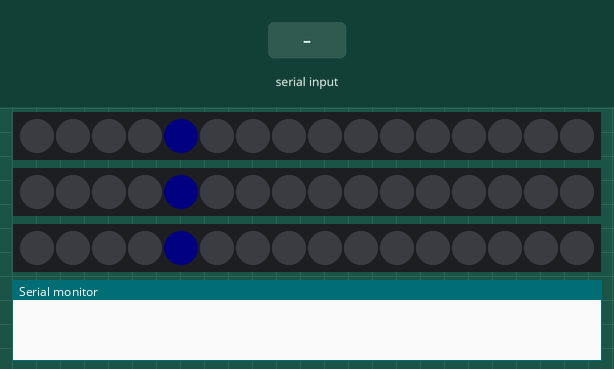
This sketch was run on a simulated Arduino Uno, built with avr-gcc and run on an emulated ATmega328P. On the bench: 3 × 16 RGB LEDs in strip order, left to right, the last lines printed to the serial monitor. The test bench sets the inputs (shaded band). Dim RGB values are drawn brighter than linear.

Above: at 1.2 s.
1.3 s: byte 109 ('m') received over Serial
At 1.47 s:
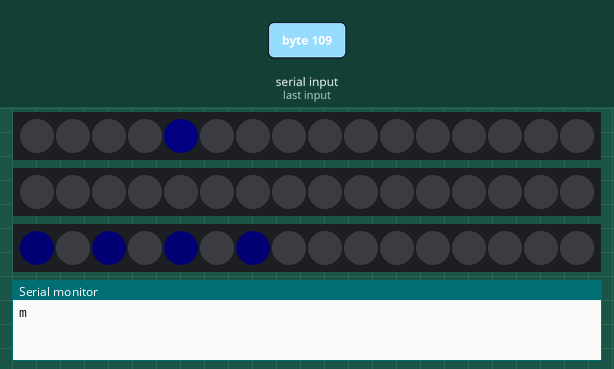
3.7 s: "b" received over Serial
At 4.8 s:
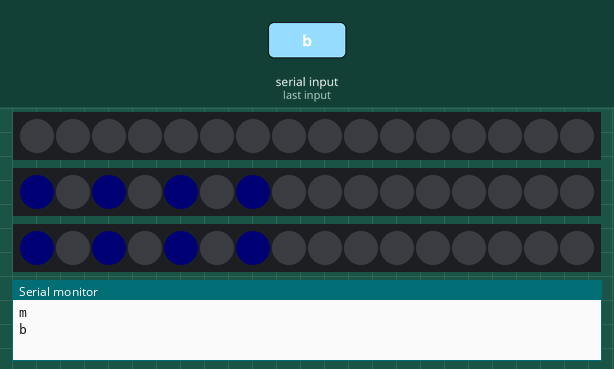
5.3 s: byte 108 ('l') received over Serial
At 5.72 s:
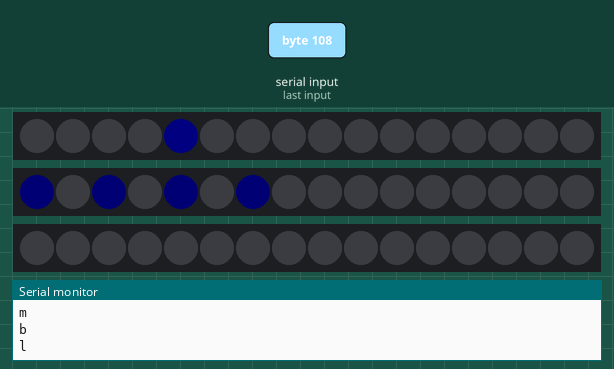
7.9 s: byte 107 ('k') received over Serial
At 8.79 s:
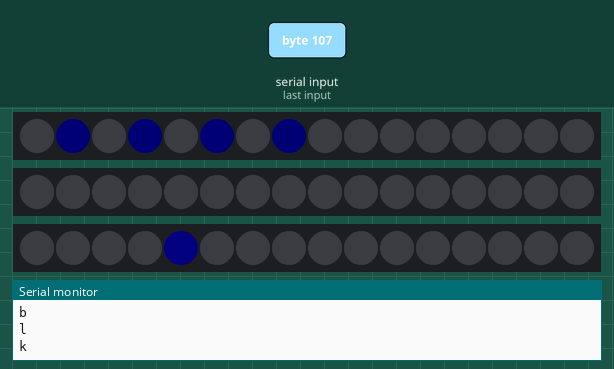
10.9 s: "h" received over Serial
At 11.6 s:
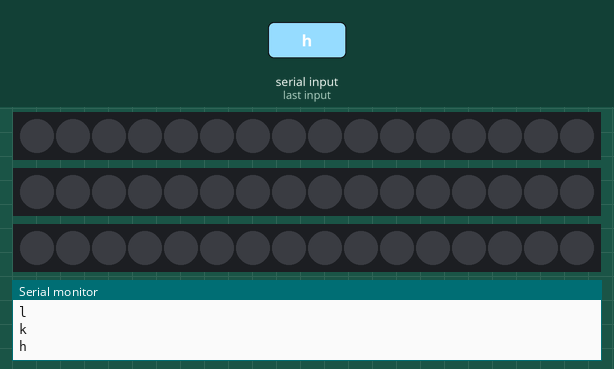
12.4 s: byte 110 ('n') received over Serial
At 14.11 s:
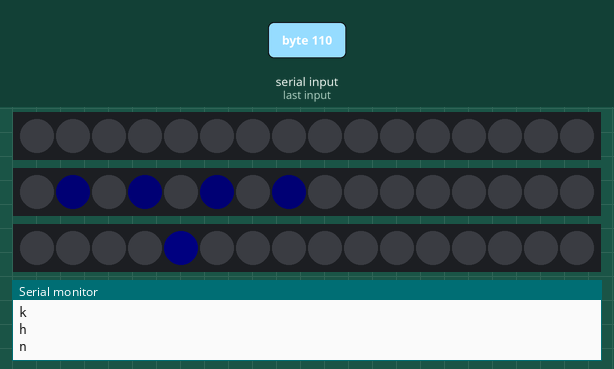

Measured:
- after the input at 1.3 s, the LEDs: change at once (image 1)
- after the input at 3.7 s, the LEDs: first change at once (image 2 shows a later state)
- after the input at 5.3 s, the LEDs: change after 0.28 s (image 3)
- after the input at 7.9 s, the LEDs: change after 0.12 s (image 4)
- after the input at 10.9 s, the LEDs: change at once (image 5)
- after the input at 12.4 s, the LEDs: first change at once (image 6 shows a later state)

The sketch:

Av_maze_ardnano.ino
```cpp
#include <Adafruit_NeoPixel.h>
#ifdef __AVR__
  #include <avr/power.h>
#endif
#define PIN1       3
#define PIN2       5
#define PIN3       6
#define NUMPIXELS  16
Adafruit_NeoPixel pixels1(NUMPIXELS, PIN1, NEO_GRB + NEO_KHZ800);
Adafruit_NeoPixel pixels2(NUMPIXELS, PIN2, NEO_GRB + NEO_KHZ800);
Adafruit_NeoPixel pixels3(NUMPIXELS, PIN3, NEO_GRB + NEO_KHZ800);

#define DELAYVAL 100

char receivedChar;
boolean newData=false;

int water;
int food;
int social;
unsigned long time_now1 = 0;
int flag_pix1=1;
unsigned long time_now2 = 0;
int flag_pix2=1;
unsigned long time_now3 = 0;
int flag_pix3=1;

void setup() {
#if defined(__AVR_ATtiny85__) && (F_CPU == 16000000)
  clock_prescale_set(clock_div_1);
#endif

  pixels1.begin();
  pixels2.begin();
  pixels3.begin();
  Serial.begin(9600);

  water=2;
  food=2;
  social=2;
}

void loop()
{
  recvInfo();
  lights1();
  lights2();
  lights3();
  lut();
}

void recvInfo()
{
  if (Serial.available()>0)
  {
    receivedChar=Serial.read();
    Serial.println(receivedChar);
  }
}

void lights1()
{
  //light1 switches

  if (water==0)
  {
    pixels1.clear();
    pixels1.show();
  }


  if (water==2)
  {
    pixels1.clear();
    pixels1.show();
    pixels1.setPixelColor(4, pixels1.Color(0, 0, 5));
    pixels1.show();
  }

  if (water==1)
  {
    if (flag_pix1==1)
    {
      if (millis() > time_now1 + DELAYVAL)
      {
        pixels1.clear();
        pixels1.setPixelColor(0, pixels1.Color(0, 0, 1));
        pixels1.setPixelColor(2, pixels1.Color(0, 0, 1));
        pixels1.setPixelColor(4, pixels1.Color(0, 0, 1));
        pixels1.setPixelColor(6, pixels1.Color(0, 0, 1));
        pixels1.show();
        time_now1 = millis();
        flag_pix1=2;
      }
    }
    if (flag_pix1==2)
    {
      if (millis() > time_now1 + DELAYVAL)
      {
        pixels1.clear();
        pixels1.setPixelColor(1, pixels1.Color(0, 0, 1));
        pixels1.setPixelColor(3, pixels1.Color(0, 0, 1));
        pixels1.setPixelColor(5, pixels1.Color(0, 0, 1));
        pixels1.setPixelColor(7, pixels1.Color(0, 0, 1));
        pixels1.show();
        time_now1 = millis();
        flag_pix1=1;
      }
    }
  }
}
void lights2()
{
  //light2 switches

  if (food==0)
  {
    pixels2.clear();
    pixels2.show();
  }


  if (food==2)
  {
    pixels2.clear();
    pixels2.show();
    pixels2.setPixelColor(4, pixels2.Color(0, 0, 5));
    pixels2.show();
  }

  if (food==1)
  {
    if (flag_pix2==1)
    {
      if (millis() > time_now2 + DELAYVAL)
      {
        pixels2.clear();
        pixels2.setPixelColor(0, pixels2.Color(0, 0, 1));
        pixels2.setPixelColor(2, pixels2.Color(0, 0, 1));
        pixels2.setPixelColor(4, pixels2.Color(0, 0, 1));
        pixels2.setPixelColor(6, pixels2.Color(0, 0, 1));
        pixels2.show();
        time_now2 = millis();
        flag_pix2=2;
      }
    }
    if (flag_pix2==2)
    {
      if (millis() > time_now2 + DELAYVAL)
      {
        pixels2.clear();
        pixels2.setPixelColor(1, pixels2.Color(0, 0, 1));
        pixels2.setPixelColor(3, pixels2.Color(0, 0, 1));
        pixels2.setPixelColor(5, pixels2.Color(0, 0, 1));
        pixels2.setPixelColor(7, pixels2.Color(0, 0, 1));
        pixels2.show();
        time_now2 = millis();
        flag_pix2=1;
      }
    }
  }
}

void lights3()
{
  //light3 switches

  if (social==0)
  {
    pixels3.clear();
    pixels3.show();
  }

  if (social==2)
  {
    pixels3.clear();
    pixels3.show();
    pixels3.setPixelColor(4, pixels3.Color(0, 0, 5));
    pixels3.show();
  }

  if (social==1)
  {
    if (flag_pix3==1)
    {
      if (millis() > time_now3 + DELAYVAL)
      {
        pixels3.clear();
        pixels3.setPixelColor(0, pixels3.Color(0, 0, 1));
        pixels3.setPixelColor(2, pixels3.Color(0, 0, 1));
        pixels3.setPixelColor(4, pixels3.Color(0, 0, 1));
        pixels3.setPixelColor(6, pixels3.Color(0, 0, 1));
        pixels3.show();
        time_now3 = millis();
        flag_pix3=2;
      }
    }
    if (flag_pix3==2)
    {
      if (millis() > time_now3 + DELAYVAL)
      {
        pixels3.clear();
        pixels3.setPixelColor(1, pixels3.Color(0, 0, 1));
        pixels3.setPixelColor(3, pixels3.Color(0, 0, 1));
        pixels3.setPixelColor(5, pixels3.Color(0, 0, 1));
        pixels3.setPixelColor(7, pixels3.Color(0, 0, 1));
        pixels3.show();
        time_now3 = millis();
        flag_pix3=1;
      }
    }
  }
}

void lut()
{
//serial comms in look up table
  if (receivedChar=='a')
  {
    water=1;
    food=1;
    social=1;
    //pixels1.clear();pixels1.show();pixels2.clear();pixels2.show();pixels3.clear();pixels3.show();
  }

  if (receivedChar=='b')
  {
    water=0;
    food=1;
    social=1;
    //pixels1.clear();pixels1.show();pixels2.clear();pixels2.show();pixels3.clear();pixels3.show();
  }

  if (receivedChar=='c')
  {
    water=2;
    food=1;
    social=1;
    //pixels1.clear();pixels1.show();pixels2.clear();pixels2.show();pixels3.clear();pixels3.show();
  }

  if (receivedChar=='d')
  {
    water=1;
    food=0;
    social=1;
    //pixels1.clear();pixels1.show();pixels2.clear();pixels2.show();pixels3.clear();pixels3.show();
  }

  if (receivedChar=='e')
  {
    water=1;
    food=2;
    social=1;
    //pixels1.clear();pixels1.show();pixels2.clear();pixels2.show();pixels3.clear();pixels3.show();
  }

  if (receivedChar=='f')
  {
    water=1;
    food=1;
    social=0;
    //pixels1.clear();pixels1.show();pixels2.clear();pixels2.show();pixels3.clear();pixels3.show();
  }

  if (receivedChar=='g')
  {
    water=1;
    food=1;
    social=2;
    //pixels1.clear();pixels1.show();pixels2.clear();pixels2.show();pixels3.clear();pixels3.show();
  }

  if (receivedChar=='h')
  {
    water=0;
    food=0;
    social=0;
    //pixels1.clear();pixels1.show();pixels2.clear();pixels2.show();pixels3.clear();pixels3.show();
  }

  if (receivedChar=='i')
  {
    water=2;
    food=2;
    social=2;
    //pixels1.clear();pixels1.show();pixels2.clear();pixels2.show();pixels3.clear();pixels3.show();
  }

  if (receivedChar=='j')
  {
    water=1;
    food=2;
    social=0;
    //pixels1.clear();pixels1.show();pixels2.clear();pixels2.show();pixels3.clear();pixels3.show();
  }

  if (receivedChar=='k')
  {
    water=1;
    food=0;
    social=2;
    //pixels1.clear();pixels1.show();pixels2.clear();pixels2.show();pixels3.clear();pixels3.show();
  }

  if (receivedChar=='l')
  {
    water=2;
    food=1;
    social=0;
    //pixels1.clear();pixels1.show();pixels2.clear();pixels2.show();pixels3.clear();pixels3.show();
  }

  if (receivedChar=='m')
  {
    water=2;
    food=0;
    social=1;
    //pixels1.clear();pixels1.show();pixels2.clear();pixels2.show();pixels3.clear();pixels3.show();
  }

  if (receivedChar=='n')
  {
    water=0;
    food=1;
    social=2;
    //pixels1.clear();pixels1.show();pixels2.clear();pixels2.show();pixels3.clear();pixels3.show();
  }

  if (receivedChar=='o')
  {
    water=0;
    food=2;
    social=1;
    //pixels1.clear();pixels1.show();pixels2.clear();pixels2.show();pixels3.clear();pixels3.show();
  }

}
```
